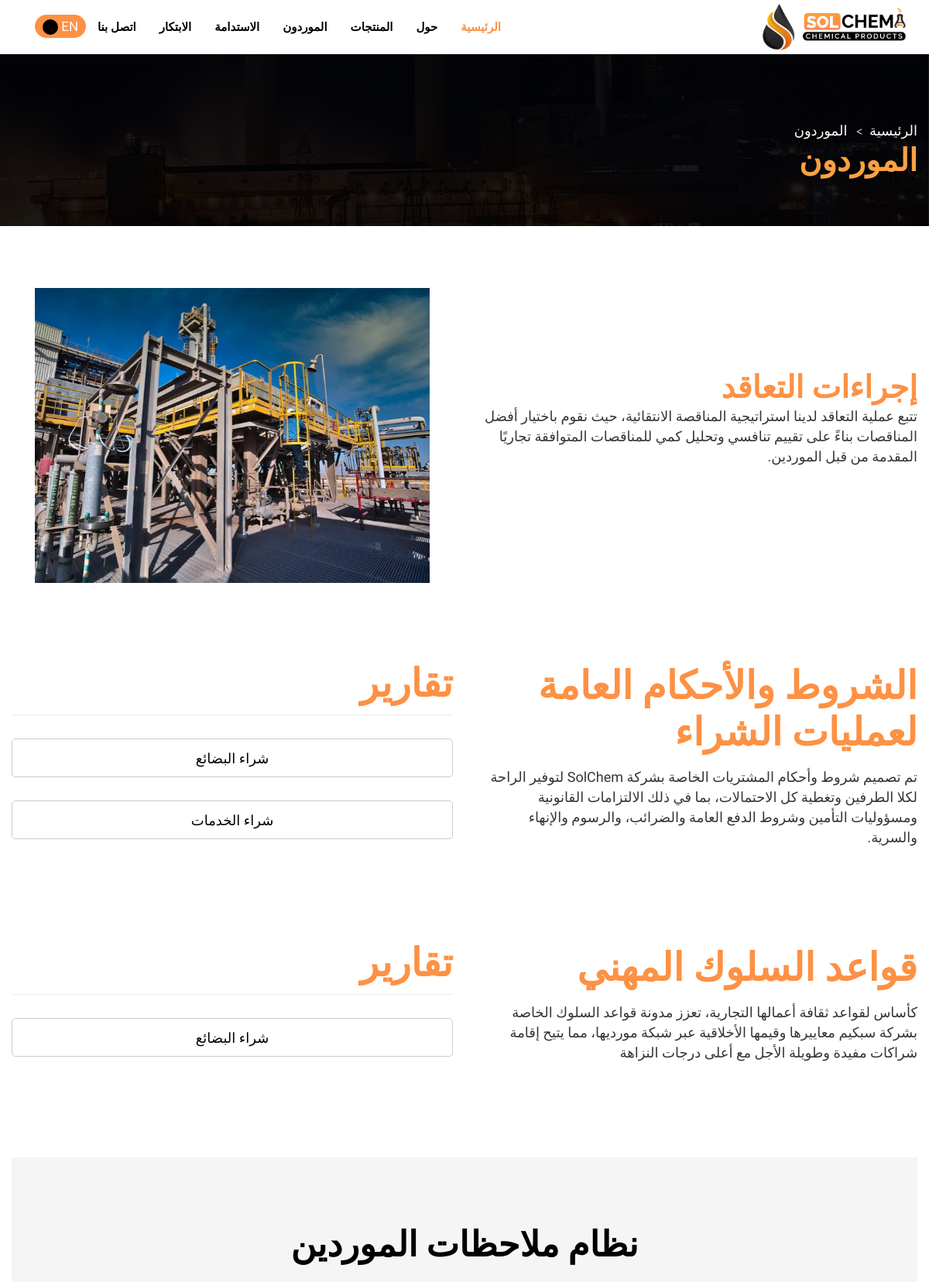
/suppliers/ar/subliers (upper part), run on an earlier commit of the app's database.
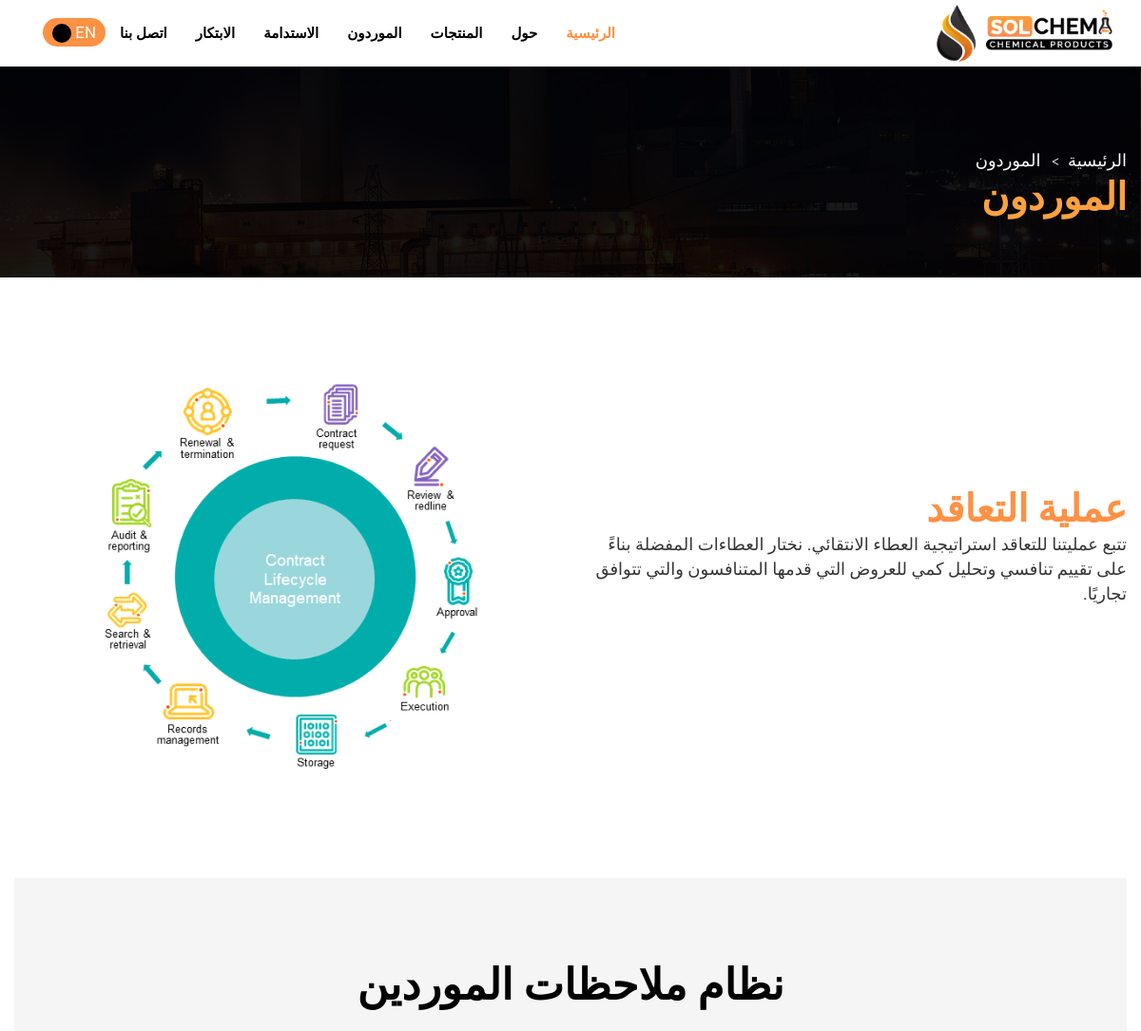
And on a later commit of the database.
### suppliers/models.py (models this page shows, shortened)
class Section_one(models.Model):
    title = models.CharField(max_length=500)
    title_ar = models.CharField(max_length=500)
    description = models.TextField(null=True,blank=True)
    description_ar = models.TextField(null=True,blank=True)
    image = models.FileField(upload_to='careers/',null=True,blank=True)

class Section_two(models.Model):
    title = models.CharField(max_length=500)
    title_ar = models.CharField(max_length=500)
    description = models.TextField(null=True,blank=True)
    description_ar = models.TextField(null=True,blank=True)
    reports=models.ManyToManyField(Reports,null=True,blank=True)

class Reports(models.Model):
    title = models.CharField(max_length=100)
    title_ar = models.CharField(max_length=100)
    pdf = models.FileField(upload_to='pdfs/')

### suppliers/views.py (the view)
# urls.py: path('ar/subliers', views.subliers_ar, name='subliers_ar'),
def subliers_ar(request):
    one=Section_one.objects.all()
    two=Section_two.objects.all()
    context={
        'one':one,
        'two':two
    }
    return render(request, 'ar/sublier.html',context)

### products/context_processors.py (called while the page is built)
def categories(request):
    all_categories = category.objects.all()
    return {'all_categories': all_categories}

### templates/ar/sublier.html (shortened to what this page needs)
{% extends 'ar/base.html' %}
{% load static %}
{% block body %}
        <section class="page-title" style="background-image:url(images/new/bg1.jpg)">
            <div class="auto-container">
                 <ul class="page-breadcrumb">
                    <li><a href="index.html">الرئيسية</a></li>
                    <li>الموردون</li>
                </ul>
                <h2>الموردون</h2>
            </div>
        </section>
        <section class="about-section">
            <div class="auto-container">
                <div class="row">
                    <div class="content-column col-lg-6 col-md-6 col-sm-12 d-flex align-items-center">
                        <div class="inner-column">
                            <div class="sec-title">
                                <h2>{{one.first.title_ar}}</h2>
                            </div>
                            <div class="text-box">
                                <p>{{one.first.description_ar}}</p>
                            </div>
                        </div>
                    </div>
                    <div class="image-column col-lg-6 col-md-6 col-sm-12">
                        <div class="inner-column">
                            <div class="image-box">
                                <img src="{{one.first.image.url}}">
                            </div>
                        </div>
                    </div>
                </div>
            </div>
        </section>
        {% for section in two %}
        <div class="Procurement_Terms">
            <div class="auto-container">
                <div class="row">
                    <div class="col-lg-6 col-md-6 col-sm-6 col-xs-12">
                        <div class="Terms_Data">
                            <div class="forflex">
                                <h2>{{section.title_ar}}</h2>
                                <p>{{section.description_ar}}</p>
                            </div>
                        </div>
                    </div>
                    <div class="col-lg-6 col-md-6 col-sm-6 col-xs-12">
                        <div class="reports">
                            <div class="forflex">
                                <h2>تقارير</h2>
                                <div class="reportsItems">
                                    {% for report in section.reports.all %}
                                    <div class="itemReport">
                                        <a href="{{report.pdf.url}}">{{report.title_ar}}</a>
                                    </div>
                                    {% endfor %}
                                </div>
                            </div>
                        </div>
                    </div>
                </div>
            </div>
        </div>
        {% endfor %}
        <div class="feedBackSystem">
            <div class="auto-container">
                <div class="fedBox">
                    <div class="forflex">
                        <h2> نظام ملاحظات الموردين</h2>
                        <p>
                        </p>
                    </div>
                </div>
            </div>
        </div>
        {% endblock %}

What changed in the data, as far as the page shows it:
removed Section_two: title_ar "الشروط والأحكام العامة لعمليات الشراء", description_ar "تم تصميم شروط وأحكام المشتريات الخاصة بشركة SolChem لتوفير الراحة لكلا الطرفين وتغطية كل الاحتمالات، بما في ذلك الالتزامات القانونية ومسؤوليات التأمين وشروط الدفع العامة والضرائب، والرسوم والإنهاء والسرية."
no longer on this page (row unchanged): Reports: title_ar "شراء البضائع"
no longer on this page (row unchanged): Reports: title_ar "شراء الخدمات", shown under "الشروط والأحكام العامة لعمليات الشراء"
removed Section_two: title_ar "قواعد السلوك المهني", description_ar "كأساس لقواعد ثقافة أعمالها التجارية، تعزز مدونة قواعد السلوك الخاصة بشركة سبكيم معاييرها وقيمها الأخلاقية عبر شبكة مورديها، مما يتيح إقامة شراكات مفيدة وطويلة الأجل مع أعلى درجات النزاهة"
changed Section_one: first.title_ar "إجراءات التعاقد" → "عملية التعاقد"; first.description_ar "تتبع عملية التعاقد لدينا استراتيجية المناقصة الانتقائية، حيث نقوم باختيار أفضل المناقصات بناءً على تقييم تنافسي وتحليل كمي للمناقصات المتوافقة تجاريًا المقدمة من قبل الموردين." → "تتبع عمليتنا للتعاقد استراتيجية العطاء الانتقائي. نختار العطاءات المفضلة بناءً على تقييم تنافسي وتحليل كمي للعروض التي قدمها المتنافسون والتي تتوافق تجاريًا."; first.image: a different picture
